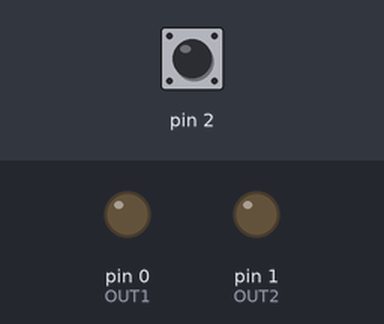
Simulated run of this sketch. Board: Arduino Uno, built with avr-gcc and run on an emulated ATmega328P. Parts: output pins drawn as LEDs (lit = HIGH). The test bench sets the inputs (shaded band); at power-on: pin 2 LOW.

Above: at 1.2 s.
1.3 s: pin 2 pulsed HIGH 2 times (0.12 s each, 0.3 s apart)
At 1.8 s:
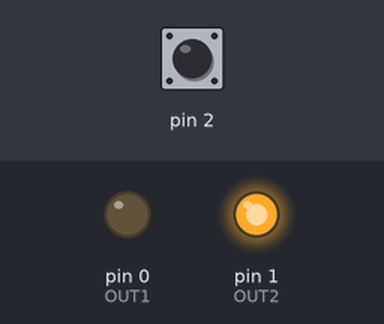
Timing chart, 0 to 4.3 s (numbered marks = the images above; inputs shaded):
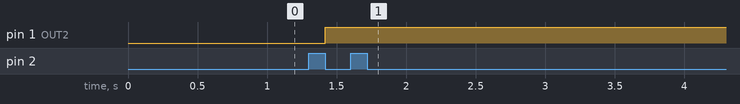

Measured:
- after the input at 1.3 s, pin 1 (OUT2): LOW → HIGH after 0.12 s

The sketch:

attiny.ino
```cpp
#include <PinChangeInterrupt.h>

#define MIDDLE_POINT 1500
#define OUT1 0
#define OUT2 1
#define IN 2

volatile int pre_pwm_value = 0;
volatile int pwm_value = 0;
volatile int prev_time = 0;

void setup() {
  pinMode(OUT2, OUTPUT);
  pinMode(OUT1, OUTPUT);
  // when pin IN goes high, call the rising function
  attachPCINT(IN, rising,RISING);
}

void loop() {}

void rising() {
  attachPCINT(IN, falling,FALLING);
  prev_time = micros();
}

void falling() {
  attachPCINT(IN, rising,RISING);
  pre_pwm_value = pwm_value;
  pwm_value = micros()-prev_time;
  if( pwm_value < 1000 || pwm_value > 1900 ){
    pwm_value = pre_pwm_value;
  }
  PWM_out(pwm_value);
}

void PWM_out(int speeds){
  // speed
  int tempSpeeds = map(abs(speeds-MIDDLE_POINT), 0, 500, 0, 255);
  if(tempSpeeds>255) tempSpeeds = 255;
  // direction
  if( speeds > MIDDLE_POINT ){
    analogWrite(OUT1, tempSpeeds );
    digitalWrite(OUT2, LOW);
  } else {
    digitalWrite(OUT1, LOW);
    analogWrite(OUT2, tempSpeeds );
  }
}
```
